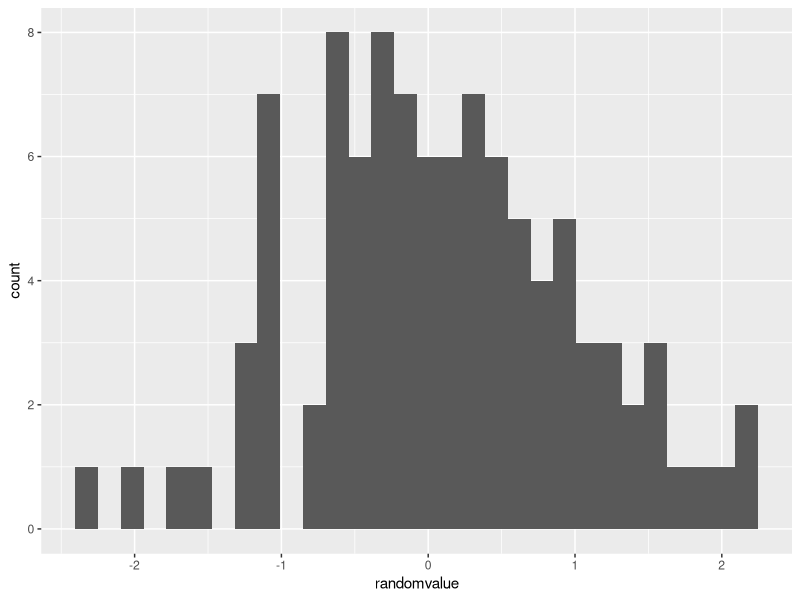

Source code (R):
## ---- chunk 1
# define a variable A and assign the value 5 to it
A <- 5
# same for a variable B
B <- 10
#calculate the sum of A and B and call it C
C <- A+B
# print the result
print(C)
# calculate the mean of the numbers 1, 3, 7, 12, 46
my_numbers<-c(1, 3, 7, 12, 46)
base::mean(my_numbers) # use function mean from package base
## ---- chunk 2
#| label: fig-histogram
#| fig-cap: Histogram of 100 random values from a normal distribution with 0 mean and 1 standard deviation

library(tidyverse)
# set the seed of the random number generator (gives same result)
set.seed(123)
# generate 100 random values form a normal distribution with mean=0 and standard deviation 1
randomvalue <- rnorm(n = 100, mean = 0, sd = 1)
mean(randomvalue)
# convert to a dataframe
data1<-data.frame(randomvalue)
# plot as a histogram
ggplot2::ggplot(data=data1, 
                mapping=aes(x=randomvalue)) +
  geom_histogram()

